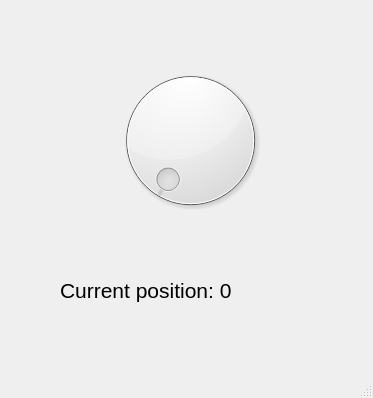
<?xml version="1.0" encoding="UTF-8"?>
<ui version="4.0">
 <class>MainWindow</class>
 <widget class="QMainWindow" name="MainWindow">
  <property name="geometry">
   <rect>
    <x>0</x>
    <y>0</y>
    <width>373</width>
    <height>398</height>
   </rect>
  </property>
  <property name="windowTitle">
   <string>MainWindow</string>
  </property>
  <widget class="QWidget" name="centralwidget">
   <widget class="QDial" name="dial">
    <property name="geometry">
     <rect>
      <x>110</x>
      <y>60</y>
      <width>161</width>
      <height>161</height>
     </rect>
    </property>
   </widget>
   <widget class="QLabel" name="label">
    <property name="geometry">
     <rect>
      <x>60</x>
      <y>250</y>
      <width>281</width>
      <height>81</height>
     </rect>
    </property>
    <property name="font">
     <font>
      <pointsize>16</pointsize>
     </font>
    </property>
    <property name="text">
     <string>Current position: 0 </string>
    </property>
   </widget>
  </widget>
  <widget class="QMenuBar" name="menubar">
   <property name="geometry">
    <rect>
     <x>0</x>
     <y>0</y>
     <width>373</width>
     <height>26</height>
    </rect>
   </property>
  </widget>
  <widget class="QStatusBar" name="statusbar"/>
 </widget>
 <resources/>
 <connections/>
</ui>
